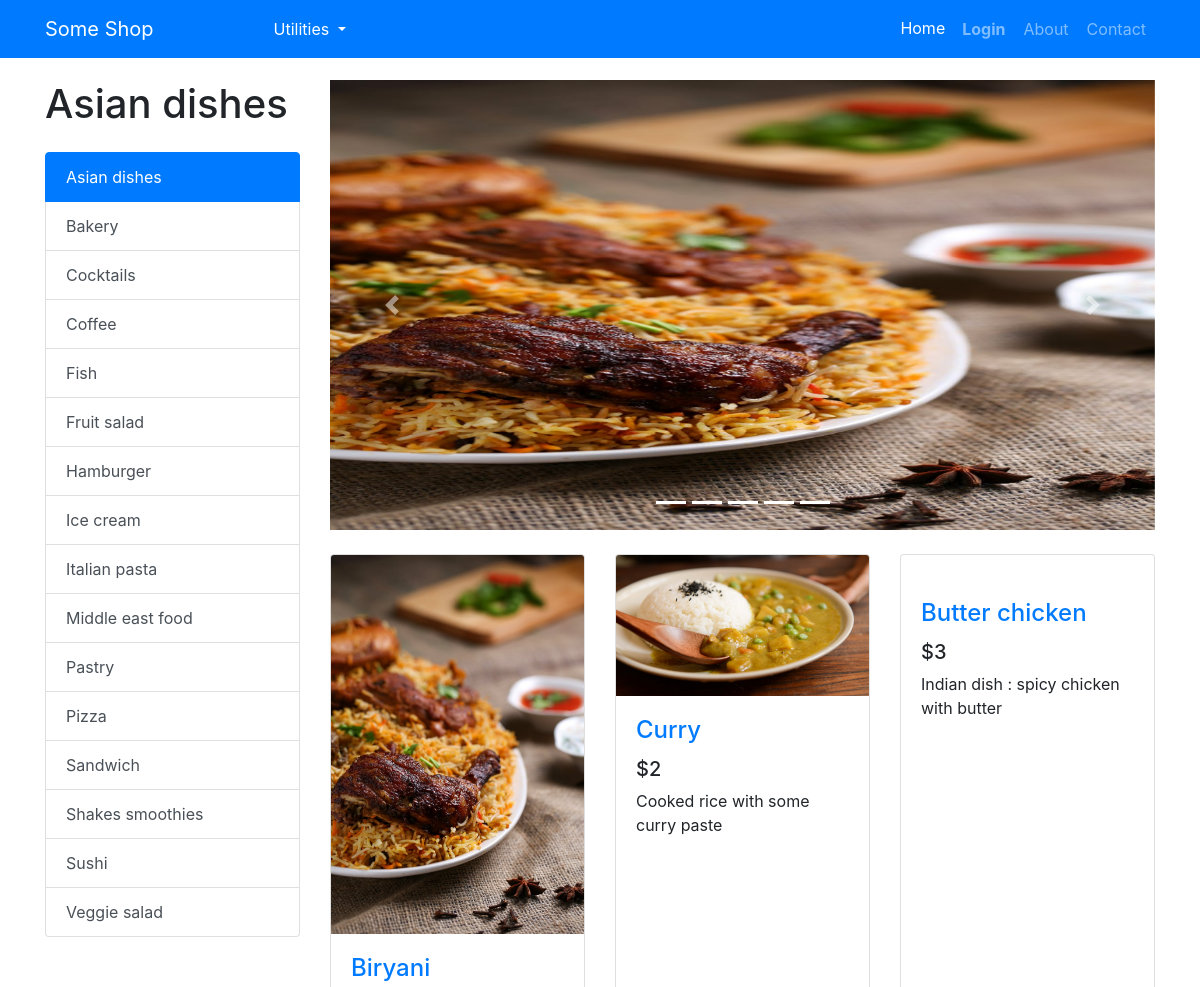
Before: /categories/asian_dishes (upper part) with the older database file.
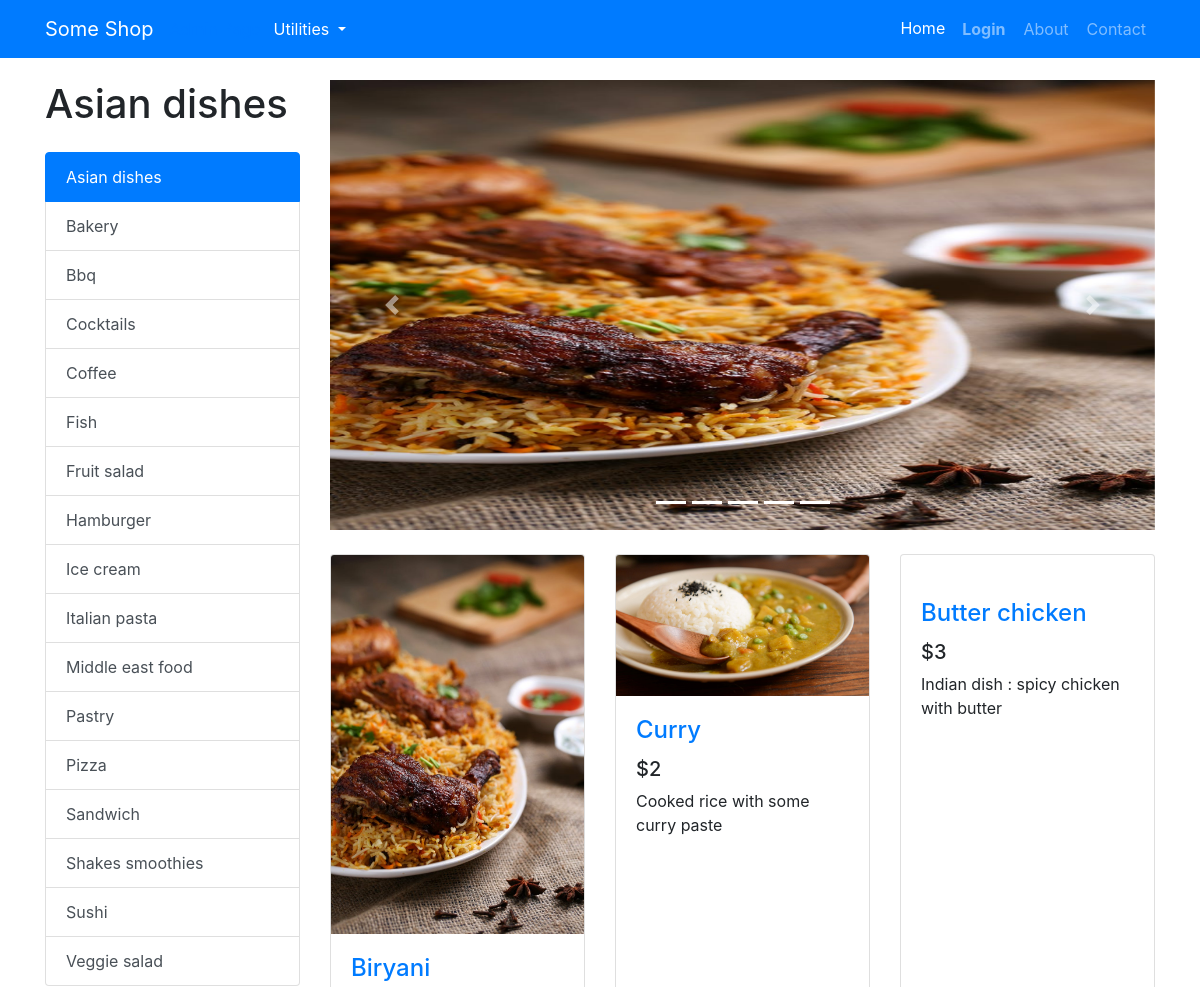
After: the same page with the newer database file.
### tables this page shows
CREATE TABLE PRODUCT (ID VARCHAR, NAME VARCHAR, PRICE INTEGER, DESCRIPTION TEXT, IMAGE TEXT, TAGS TEXT, SCORE REAL);

### app.py (the view)
@app.route("/categories/<category>")
def categories(category):
    products = get_products_by_tag(category)
    tags = get_product_tags()
    return render_template("index.html",
                            products=products,
                            tags=tags,
                            category=category,
                            chosen_products=products[:5],
                            os=os,
                            len=len,
                            range=range,
                            enumerate=enumerate)

### common/database.py (called while the page is built)
    @classmethod
    def get_all_products(cls, formalize=True):
        cursor = cls.DATABASE.execute("SELECT * FROM PRODUCT ORDER BY SCORE DESC")
        returned_data = cursor.fetchall()
        if not returned_data:
            return None
        if not formalize:
            return returned_data
        data = []
        for item in returned_data:
            d = {}
            for i, field in enumerate(cls.PRODUCT_FIELDS):
                d[field.lower()] = item[i]
            data.append(d)
        return data

    @classmethod
    def get_products_by_tag(cls, tag):
        cursor = cls.DATABASE.execute("SELECT * FROM PRODUCT WHERE TAGS LIKE ? ORDER BY SCORE DESC", (f"%{tag}%",))
        returned_data = cursor.fetchall()
        if not returned_data:
            return None
        data = []
        for item in returned_data:
            d = {}
            for i, field in enumerate(cls.PRODUCT_FIELDS):
                d[field.lower()] = item[i]
            data.append(d)
        return data

    @classmethod
    def get_product_tags(cls):
        data = cls.get_all_products()
        return sorted({ d['tags'] for d in data })

### models/products/product.py (called while the page is built)
def get_product_tags():
    return Database.get_product_tags()

def get_products_by_tag(tag):
    products = Database.get_products_by_tag(tag)
    if products:
        return [ Product(**product) for product in products ]
    else:
        return []

### templates/index.html (shortened to what this page needs)
{% extends "base.html" %}
{% block content %}
<div class="container">
    <div class="row">
        <div class="col-lg-3">
            <h1 class="my-4">
                {% if category %}
                {{category.replace("_", " ").capitalize()}}
                {% else %}
                Categories
                {% endif %}
            </h1>
            <div class="list-group" id="list-tab" role="tablist">
                {% for tag in tags %}
                {% if category == tag %}
                <a class="list-group-item list-group-item-action active" href="{{url_for('categories', category=tag)}}"
                    aria-controls="home">{{tag.replace("_", " ").capitalize()}}</a>
                {% else %}
                <a class="list-group-item list-group-item-action" href="{{url_for('categories', category=tag)}}"
                    aria-controls="home">{{tag.replace("_", " ").capitalize()}}</a>
                {% endif %}
                {% endfor %}
            </div>
        </div>
        <div class="col-lg-9">
            <div id="carouselExampleIndicators" class="carousel slide my-4" data-ride="carousel">
                <ol class="carousel-indicators">
                    {% for i in range(len(chosen_products)) %}
                    <li data-target="#carouselExampleIndicators" data-slide-to="{{i}}" class="active"></li>
                    {% endfor %}
                </ol>
                <div class="carousel-inner" role="listbox">
                    {% for i, product in enumerate(chosen_products) %}
                        {% if i == 0 %}
                        <div class="carousel-item active">
                        {% else %}
                        <div class="carousel-item">
                            {% endif %}
                            <a href="{{url_for('product.product', product_id=product.id)}}">
                                <img class="d-block img-fluid carousel-img"
                                    src="{{url_for('static', filename='img/products/{}'.format(os.path.basename(product.image)))}}"
                                    alt="slide">
                            </a>
                        </div>
                        {% endfor %}
                    </div>
                    <a class="carousel-control-prev" href="#carouselExampleIndicators" role="button" data-slide="prev">
                        <span class="carousel-control-prev-icon" aria-hidden="true"></span>
                    </a>
                    <a class="carousel-control-next" href="#carouselExampleIndicators" role="button" data-slide="next">
                        <span class="carousel-control-next-icon" aria-hidden="true"></span>
                    </a>
                </div>
                <div class="row">
                    {% for product in products %}
                    <div class="col-lg-4 col-md-6 mb-4">
                        <div class="card h-100">
                            <a href="{{url_for('product.product', product_id=product.id)}}"><img class="card-img-top"
                                    src="{{url_for('static', filename='img/products/{}'.format(os.path.basename(product.image)))}}"
                                    alt=""></a>
                            <div class="card-body">
                                <h4 class="card-title">
                                    <a href="{{url_for('product.product', product_id=product.id)}}">{{product.name}}</a>
                                </h4>
                                <h5>${{product.price}}</h5>
                                <p class="card-text">{{product.description}}</p>
                            </div>
                        </div>
                    </div>
                    {% endfor %}
                </div>
            </div>
        </div>
    </div>
    {% endblock content %}

### templates/base.html (shortened to what this page needs)
<!doctype html>
<html>
<head>
    <link rel="stylesheet" href="{{url_for('static', filename='css/shop-homepage.css')}}">
    <link rel="stylesheet" href="{{url_for('static', filename='css/bootstrap.min.css')}}">
</head>
<body>
    <nav class="navbar navbar-expand-lg navbar-dark bg-primary fixed-top">
        <div class="container">
            <a class="navbar-brand" href="#">Some Shop</a>
                <a class="nav-item" href="{{url_for('user.admin')}}">Admin Page</a>
            <div class="dropdown">
                <button class="btn btn-primary dropdown-toggle" type="button" id="dropdownMenu2" data-toggle="dropdown"
                    aria-haspopup="true" aria-expanded="false">
                    Utilities
                </button>
            </div>
            <div class="collapse navbar-collapse" id="navbarResponsive">
                <ul class="navbar-nav ml-auto">
                    <li class="nav-item active">
                        <a class="nav-link" href="{{url_for('home')}}">Home
                        </a>
                    </li>
                    {% if not session['email'] %}
                    <li class="nav-item">
                        <a class="nav-link btn font-weight-bold" href="{{url_for('user.login')}}">Login</a>
                    </li>
                    {% else %}
                    <li class="nav-item">
                        <a class="nav-link btn" href="{{url_for('user.logout')}}">Logout</a>
                    </li>
                    {% endif %}
                    <li class="nav-item">
                        <a class="nav-link btn" href="#">About</a>
                    </li>
                    <li class="nav-item">
                        <a class="nav-link btn" href="#">Contact</a>
                    </li>
                </ul>
            </div>
        </div>
    </nav>
    {% block content %}
    {% endblock content %}
</body>
</html>

### static/css/shop-homepage.css (style rules this page uses)
body { padding-top: 56px; }

### templates/index.html (style rules this page uses)
.carousel-img { width: 900px; height: 450px; }

Changed rows visible on the page:
added PRODUCT: replace "Bbq", shown under "Asian dishes"
